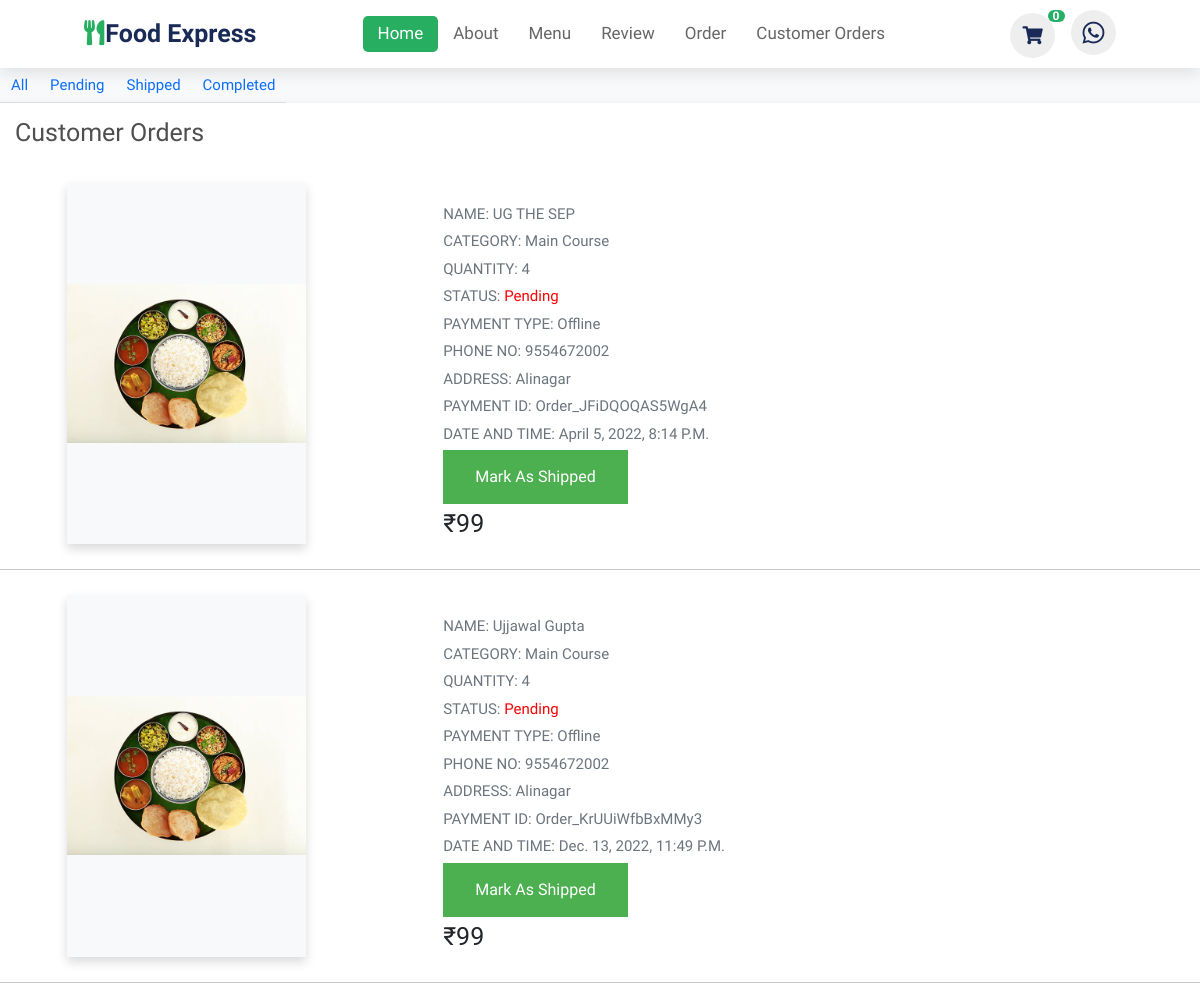
The page /customer-orders/ (signed in) on the database as committed earlier.
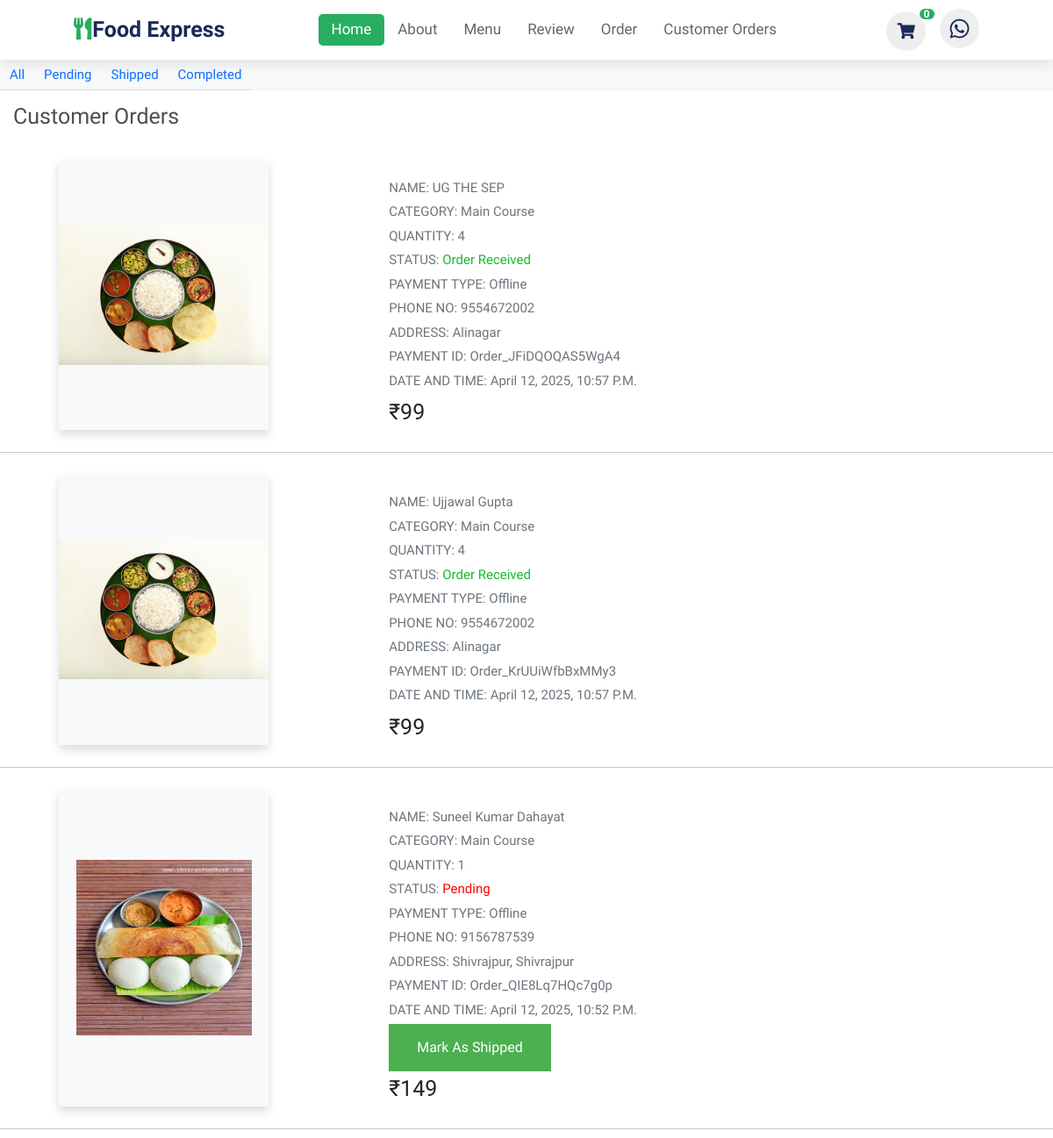
The same page on the database as committed later.
### Home/models.py (models this page shows, shortened)
class Items(models.Model):
    food=models.ForeignKey(Food,on_delete=models.CASCADE)
    user=models.ForeignKey(User,on_delete=models.CASCADE)
    qty=models.IntegerField(default=1,blank=True)

class Food(models.Model):
    name=models.TextField()
    category=models.ForeignKey(Categories,on_delete=models.CASCADE)
    is_special=models.BooleanField()
    is_popular=models.BooleanField()
    price=models.IntegerField()
    image=models.FileField(upload_to="images")
    description=models.TextField()

class Order(models.Model):
    user=models.ForeignKey(User,on_delete=models.CASCADE)
    name=models.CharField(max_length=1000)
    address=models.TextField()
    phone=models.TextField()
    dish=models.ManyToManyField(Items)
    razorpay_payment_id=models.CharField(max_length=100,blank=True)
    pay_on_delivery=models.BooleanField(default=False)
    shipped=models.BooleanField(default=False)
    order_received=models.BooleanField(default=False)
    paid=models.BooleanField(default=False)
    date_time=models.DateTimeField(auto_now=True,blank=True)

class Categories(models.Model):
    name=models.TextField()

### User/views.py (the view)
    def mod_isauth(request):
        if 'username' in request.session.keys() or request.user in User.objects.all():
            return isauth(request)
        else:
            return redirect('signin')

### Home/views.py (called while the page is built)
@deco_auth
def Customer_Orders(request):
    if request.user.is_staff == True:
        filter=request.GET.get('filter')
        if filter=="pending":
            orders=Order.objects.filter(paid=True,order_received=False,shipped=False)
        elif filter=='shipped':
            orders=Order.objects.filter(shipped=True,order_received=False)
        elif filter=='completed':
            orders=Order.objects.filter(order_received=True)
        else:
            orders=Order.objects.all()
        orders=[o for o in orders if o.paid==True]
        if request.user.is_authenticated:
            cart_size=len(Items.objects.filter(user=request.user))
        else:
            cart_size=0
        return render(request,'Home/all_orders.html',{'cart_size':cart_size,'cart':orders})
    else:
        redirect('home')

### User/views.py (called while the page is built)
def deco_auth(isauth):
    def mod_isauth(request):
        if 'username' in request.session.keys() or request.user in User.objects.all():
            return isauth(request)
        else:
            return redirect('signin')
    return mod_isauth

### templates/Home/all_orders.html (shortened to what this page needs)
<html lang="en">
{% load static %}
<head>
<link rel="stylesheet" href="https://stackpath.bootstrapcdn.com/bootstrap/5.0.0-alpha1/css/bootstrap.min.css">
<link rel="stylesheet" href="https://cdnjs.cloudflare.com/ajax/libs/font-awesome/5.10.0/css/all.min.css" />
<link rel="stylesheet" href="{% static 'css/style.css' %}">
<link rel="stylesheet" href="{% static 'css/my_orders.css' %}">
</head>
<body class="bg-light">
  <header class="nav-header">
    <a href="{% url 'home' %}" class="logo"
      ><i class="fas fa-utensils"></i
      ><b style="margin-left: 1px">Food Express</b></a
    >
    <nav class="navbar">
      <a class="active" href="{% url 'home' %}">home</a>
      <a href="#about">about</a>
      <a href="{% url 'menu' %}">menu</a>
      <a href="#review">review</a>
      <a href="{% url 'my-order' %}">order</a>
      {% if user.is_staff %}
      <a href="{% url 'customer-orders' %}">Customer Orders</a>
      {% endif %}
    </nav>
    <div class="icons">
      <a href="{% url 'cart' %}" class="fa" style="font-size: 18px"
        >&#xf07a;</a
      >
      <span class="badge badge-warning" id="lblCartCount">
        {{cart_size}}
      </span>
      <a
        href="#"
        class="fab fa-brands fa-whatsapp"
        style="font-size: 25px"
      ></a>
    </div>
  </header>
  <div style="display: flex; justify-content: space-between; flex-wrap: wrap;" class="wrapper1">
    <div style="font-size: 15px;">
      <ul class="nav nav-tabs" role="tablist">
              <li class="nav-item" role="presentation">
                <a
                  id="select-py"
                  class="nav-link"
                  href="{% url 'customer-orders' %}"
                  >All</a
                >
              </li>
              <li class="nav-item" role="presentation">
                <a
                  id="select-cpp"
                  class="nav-link"
                  href="http://127.0.0.1:8000/customer-orders?filter=pending"
                  >Pending</a
                >
              </li>
              <li class="nav-item" role="presentation">
                <a
                  id="select-cpp"
                  class="nav-link"
                  href="http://127.0.0.1:8000/customer-orders?filter=shipped"
                  >Shipped</a
                >
              </li>
              <li class="nav-item" role="presentation">
                <a
                  id="select-cpp"
                  class="nav-link"
                  href="http://127.0.0.1:8000/customer-orders?filter=completed"
                  >Completed</a
                >
              </li>
            </ul>
                 </div>
  </div>
<div class="container-fluid">
<div class="row">
<div class="col-md-10 col-11 mx-auto">
<div class="row mt-5 gx-3">
<div class="col-md-12 col-lg-8 col-11 mx-auto main_cart mb-lg-0 mb-5 shadow">
<h2 class="py-4 font-weight-bold" style="margin-left: 20px; font-size: 25px;">Customer Orders</h2>
{% for item in cart %}
{% for d in item.dish.all %}
<div class="card p-4">
<div class="row">
<div class="col-md-5 col-11 mx-auto bg-light d-flex justify-content-center align-items-center shadow product_img">
<img src="{{d.food.image.url}}" class="img-fluid" alt="cart img">
</div>
<div class="col-md-7 col-11 mx-auto px-4 mt-2">
<div class="row">
<div class="col-6 card-title" style="width: 100%;">
<p class="mb-2" style="font-size: 15px;">NAME: {{item.name}}</p>
<p class="mb-2" style="font-size: 15px;">CATEGORY: {{d.food.category.name}}</p>
<p class="mb-2" style="font-size: 15px;">QUANTITY: {{d.qty}}</p>
{% if item.order_received %}
<p class="mb-2" style="font-size: 15px;">STATUS: <span style="color: #15b92b">Order Received</span></p>
{% elif item.shipped %}
<p class="mb-2" style="font-size: 15px;">STATUS: <span style="color: rgba(196, 196, 17, 0.952);">Shipped</span></p>
{% else %}
<p class="mb-2" style="font-size: 15px;">STATUS: <span style="color: red;">Pending</span></p>
{% endif %}
{% if item.pay_on_delivery %}
<p class="mb-2" style="font-size: 15px;">PAYMENT TYPE: Offline</p>
{% else %}
<p class="mb-2" style="font-size: 15px;">PAYMENT TYPE: Online </p>
{% endif %}
<p class="mb-2" style="font-size: 15px;">PHONE NO: {{item.phone}} </p>
<p class="mb-2" style="font-size: 15px;">ADDRESS: {{item.address}} </p>
<p class="mb-2" style="font-size: 15px;">PAYMENT ID: {{item.razorpay_payment_id}} </p>
<p class="mb-2" style="font-size: 15px;">DATE AND TIME: {{item.date_time}} </p>
{% if item.order_received %}
{% elif item.shipped %}
<a href="http://127.0.0.1:8000/order-received?id={{item.id}}" class="anchor">Mark as Completed</a>
{% elif item.paid %}
<a href="http://127.0.0.1:8000/order-shipped?id={{item.id}}" class="anchor">Mark as Shipped</a>
{% endif %}
</div>
<div class="col-4 d-flex justify-content-end price_money">
<h3 style="font-size: 25px;">₹<span id="itemval">{{d.food.price}}</span></h3>
</div>
</div>
</div>
</div>
</div>
<hr/>
{% endfor %}
{% endfor %}
</div>
</div>
</div>
</div>
</div>
</body>
</html>

### static/css/style.css (style rules this page uses)
:root { --green:#27ae60; --black:#192a56; --light-color:#666; --box-shadow:0 .5rem 1.5rem rgba(0,0,0,.1); }
* { font-family: 'Nunito', sans-serif; margin:0; padding:0; box-sizing: border-box; text-decoration: none; outline: none; border:none; text-transform: capitalize; transition: all .2s linear; }
html { font-size: 62.5%; overflow-x: hidden; scroll-padding-top: 5.5rem; scroll-behavior: smooth; }

### static/css/my_orders.css (style rules this page uses)
* { margin: 0; padding: 0; box-sizing: border-box; font-family: 'Mulish', sans-serif; }
:root { --text-clr: #4f4f4f; }
p { color: #6c757d; }
a { text-decoration: none; color: var(--text-clr); }
h2 { color: var(--text-clr); font-size: 1.5rem; }
.main_cart { background: #fff; }
.card { border: none; }
.product_img img { min-width: 200px; max-height: 200px; }
.card-title p { font-size: 0.9rem; font-weight: 500; }
@media (min-width: 992px) { .col-lg-8 { width: 100%; } }
@media (min-width: 768px) { .col-md-10 { width: 100%; } }
@media (min-width: 768px) { .col-md-5 { width: 20%; } }
.row>* { padding-right:0%; padding-left: 0%; }
.nav-header { top:0; left: 0; right:0; background: #fff; padding:1rem 7%; display: flex; align-items: center; justify-content: space-between; z-index: 1000; box-shadow: var(--box-shadow); }
.nav-header .logo { color:var(--black); font-size: 2.5rem; font-weight: bolder; }
.nav-header .logo i { color:var(--green); }
.nav-header .navbar a { font-size: 1.7rem; border-radius: .5rem; padding:.5rem 1.5rem; color:var(--light-color); }
.nav-header .navbar a.active, .nav-header .navbar a:hover { color:#fff; background: var(--green); }
.nav-header .icons i, .nav-header .icons a { cursor: pointer; margin-left: .4rem; height:4.5rem; line-height: 4.5rem; width:4.5rem; text-align: center; font-size: 1.7rem; color:var(--black); border-radius: 50%; background: #eee; }
.badge { padding-left: 9px; padding-right: 9px; -webkit-border-radius: 9px; -moz-border-radius: 9px; border-radius: 9px; }
#lblCartCount { font-size: 12px; background: #27ae68; color: #fff; padding: 0 5px; vertical-align: top; margin-left: -10px; }

### templates/Home/all_orders.html (style rules this page uses)
.mt-5 { margin-top: 0rem!important; }
.justify-content-end { justify-content: flex-start!important; }
.anchor { background-color: #4CAF50; border: none; color: white; padding: 15px 32px; text-align: center; text-decoration: none; display: inline-block; font-size: 16px; }

Rows that differ between the two databases and show on the page:
changed Order "UG THE SEP": order_received False → True (drawn); date_time "April 5, 2022, 8:14 P.m." → "April 12, 2025, 10:57 P.m."
computed for Items (number 1 of 2 on the later page): text "Pending Mark As Shipped Pending Mark As Shipped" → "Order Received Order Received"
changed Order "Ujjawal Gupta": order_received False → True (drawn); date_time "Dec. 13, 2022, 11:49 P.m." → "April 12, 2025, 10:57 P.m."
added Order: name "Suneel Kumar Dahayat", phone "9156787539", address "Shivrajpur, Shivrajpur", razorpay_payment_id "Order_QIE8Lq7HQc7g0p", date_time "April 12, 2025, 10:52 P.m."
added Items: food.image (picture), food.category.name "Main Course", qty "1", shows "STATUS:", food.price "149"
